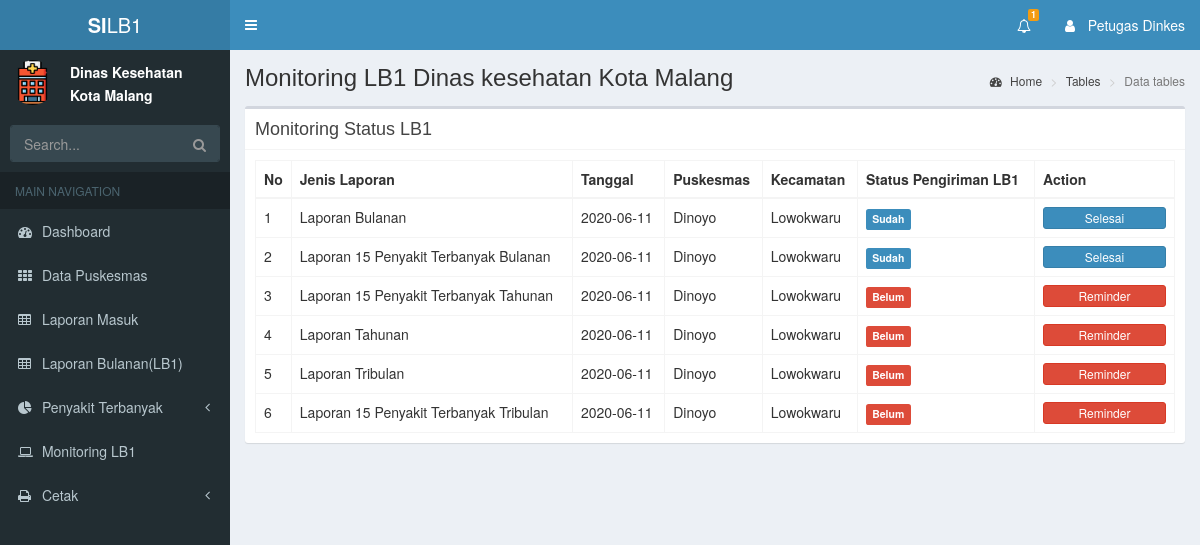
/index.php/dinkes/monitoringLB1, run on the app's committed database.
### tables this page shows
CREATE TABLE `detail_laporan` (
  `id_laporan` int(10) NOT NULL,
  `id_jp` int(10) NOT NULL,
  `jenis_laporan` varchar(100) NOT NULL,
  `nama_puskesmas` varchar(100) NOT NULL,
  `status` int(10) NOT NULL,
  `tanggal` date NOT NULL,
  `datalb1` text NOT NULL,
  `ket` text NOT NULL,
  `pesan` int(10) NOT NULL,
  `waktu` time NOT NULL
);

CREATE TABLE `jenis_laporan` (
  `id_jp` int(10) NOT NULL,
  `nama_laporan` varchar(100) NOT NULL
);

CREATE TABLE `data_puskesmas` (
  `kd_puskesmas` int(10) NOT NULL,
  `nama_puskesmas` varchar(100) NOT NULL,
  `kecamatan` varchar(100) NOT NULL,
  `kota` varchar(100) NOT NULL
);

### application/controllers/Dinkes.php (called while the page is built, shortened)
<?php
class Dinkes extends CI_Controller{
    function __construct(){
      $this->load->helper('url');
      $this->load->model('M_Data_Puskesmas');
      $this->load->model('M_Dinkes');
      $this->load->model('DataLB1_model');
      $this->load->helper(array('form', 'url'));
    }
    public function header()
    {
      $result = $this->M_Dinkes->notif();
      $data['notif'] = count($result);
      $data['data_notif'] = $result;
      $this->load->view('header/d_header', $data);
    }
    public function monitoringLB1()
    {
      $data['monitoring'] = $this->M_Dinkes->monitoringLB();
      $this->header();
      $this->load->view('dinkes/monitoring_LB1', $data);
      $this->load->view('footer/d_footer');
    }
}

### index.php (called while the page is built, shortened)
<?php
require_once BASEPATH.'core/CodeIgniter.php';

### application/models/M_Dinkes.php (called while the page is built, shortened)
<?php
class M_Dinkes extends CI_Model{
    public function notif()
    {
        $this->db->where('status', 2);
        $result = $this->db->get('detail_laporan')->result_array();
        return $result;
    }
    public function monitoringLB()
    {
        $this->db->select('*');
        $this->db->from('detail_laporan as lb');
        $this->db->join('jenis_laporan as jp', 'lb.id_jp = jp.id_jp', 'left');
        $this->db->join('data_puskesmas as dp', 'dp.nama_puskesmas = lb.nama_puskesmas', 'left');
        $query = $this->db->get();
        return $query->result();
    }
}

### application/views/dinkes/monitoring_LB1.php (the view, shortened to what this page needs)
<div class="content-wrapper">
  <section class="content-header">
    <h1>
      Monitoring LB1 Dinas kesehatan Kota Malang
    </h1>
    <ol class="breadcrumb">
      <li><a href="#"><i class="fa fa-dashboard"></i> Home</a></li>
      <li><a href="#">Tables</a></li>
      <li class="active">Data tables</li>
    </ol>
  </section>
  <section class="content">
    <div class="row">
      <div class="col-xs-12">
      <div class="box">
          <div class="box-header with-border">
            <h3 class="box-title">Monitoring Status LB1</h3>
          </div>
          <div class="box-body">
            <table class="table table-bordered">
              <thead>
              <tr>
                <th style="width: 10px">No</th>
                <th >Jenis Laporan</th>
                <th> Tanggal </th>
                <th >Puskesmas</th>
                <th >Kecamatan</th>
                <th >Status Pengiriman LB1</th>
                <th style="width: 140px" >Action</th>
              </tr>
              </thead>
              <tbody>
              <?php $no =0; foreach ($monitoring as $dt ): $no++; ?>
              <tr class="odd gradeX">
                <td><?php echo $no ?></td>
                <td><?php echo $dt->nama_laporan?></td>
                <td><?php echo date("Y-m-d") ?> </td>
                <td><?php echo $dt->nama_puskesmas?></td>
                <td><?php echo $dt->kecamatan?></td>
                <?php if ($dt->status == 2 || $dt->status == 3) { ?>
                  <td><span class="label label-primary">Sudah</span></td>
                <?php } else { ?>
                  <td><span class="label label-danger">Belum</span></td>
                <?php } ?>
                <?php if ($dt->status == 2 || $dt->status == 3) { ?>
                  <td><button class="btn btn-block btn-primary btn-xs">Selesai</button></td>
                <?php } else { ?>
                  <td><button type='submit' class="btn btn-block btn-danger btn-xs" href="" data-toggle="modal" data-target="#pesan">Reminder</button></td>
                <?php } ?>
              </tr>
              <?php endforeach; ?>
              </tbody>
          </table>
          </div>
        </div>
      </div>
    </div>
  </section>
</div>

### application/views/header/d_header.php (shortened to what this page needs)
<!DOCTYPE html>
<html>
<head>
  <link rel="stylesheet" href="<?php echo base_url()."assets/"; ?>bower_components/bootstrap/dist/css/bootstrap.min.css">
  <link rel="stylesheet" href="<?php echo base_url()."assets/"; ?>bower_components/font-awesome/css/font-awesome.min.css">
  <link rel="stylesheet" href="<?php echo base_url()."assets/"; ?>bower_components/Ionicons/css/ionicons.min.css">
  <link rel="stylesheet" href="<?php echo base_url()."assets/"; ?>bower_components/datatables.net-bs/css/dataTables.bootstrap.min.css">
  <link rel="stylesheet" href="<?php echo base_url()."assets/"; ?>dist/css/AdminLTE.min.css">
  <link rel="stylesheet" href="<?php echo base_url()."assets/"; ?>dist/css/skins/_all-skins.min.css">
  <link rel="stylesheet" href="<?php echo base_url()."assets/"; ?>bower_components/morris.js/morris.css">
  <link rel="stylesheet" href="<?php echo base_url()."assets/"; ?>bower_components/jvectormap/jquery-jvectormap.css">
  <link rel="stylesheet" href="<?php echo base_url()."assets/"; ?>bower_components/bootstrap-datepicker/dist/css/bootstrap-datepicker.min.css">
  <link rel="stylesheet" href="<?php echo base_url()."assets/"; ?>bower_components/bootstrap-daterangepicker/daterangepicker.css">
  <link rel="stylesheet" href="<?php echo base_url()."assets/"; ?>plugins/bootstrap-wysihtml5/bootstrap3-wysihtml5.min.css">
</head>
<body class="hold-transition skin-blue sidebar-mini">
<div class="wrapper">
  <header class="main-header">
    <a href="index2.html" class="logo">
      <span class="logo-lg"><b>SI</b>LB1</span>
    </a>
    <nav class="navbar navbar-static-top">
      <a href="#" class="sidebar-toggle" data-toggle="push-menu" role="button">
      </a>
      <div class="navbar-custom-menu">
        <ul class="nav navbar-nav">
        <?php if (isset($notif)) { ?>
          <li class="dropdown notifications-menu">
            <a href="#" class="dropdown-toggle" data-toggle="dropdown">
              <i class="fa fa-bell-o"></i>
              <span class="label label-warning" ><?= $notif?></span>
            </a>
          </li>
        <?php } ?>
          <li class="dropdown user user-menu">
            <a href="#" class="dropdown-toggle" data-toggle="dropdown">
              <i class="fa fa-fw fa-user"></i>
              <span class="hidden-xs">Petugas Dinkes</span>
            </a>
          </li>
        </ul>
      </div>
    </nav>
  </header>
  <aside class="main-sidebar">
    <section class="sidebar">
      <div class="user-panel">
        <div class="pull-left image">
          <img src="<?php echo base_url()."assets/"; ?>/image/image.png" class="img-circle" alt="User Image">
        </div>
        <div class="pull-left info">
          <p>Dinas Kesehatan</p>
          <p>Kota Malang</p>
        </div>
      </div>
      <form action="#" method="get" class="sidebar-form">
        <div class="input-group">
          <input type="text" name="q" class="form-control" placeholder="Search...">
          <span class="input-group-btn">
                <button type="submit" name="search" id="search-btn" class="btn btn-flat"><i class="fa fa-search"></i>
                </button>
              </span>
        </div>
      </form>
      <ul class="sidebar-menu" data-widget="tree">
        <li class="header">MAIN NAVIGATION</li>
        <li >
          <a href="<?=site_url('dinkes/dashboard')?>">
            <i class="fa fa-dashboard"></i> <span>Dashboard</span>
          </a>
        </li>
        <li>
            <a href="<?=site_url('dinkes/tampilPuskesmas')?>">
            <i class="fa fa-th"></i>
            <span>Data Puskesmas</span>
          </a>
        </li>
        <li>
          <a href="<?=site_url('dinkes/laporanDinkes')?>">
            <i class="fa fa-table"></i>
            <span>Laporan Masuk</span>
          </a>
        </li>
        <li>
          <a href="<?=site_url('dinkes/dataLB1_dinkes')?>">
            <i class="fa fa-table"></i>
            <span>Laporan Bulanan(LB1)</span>
          </a>
        </li>
        <li class="treeview">
          <a href="#">
            <i class="fa fa-pie-chart"></i> <span>Penyakit Terbanyak</span>
            <span class="pull-right-container">
              <i class="fa fa-angle-left pull-right"></i>
            </span>
          </a>
        </li>
        <li>
          <a href="<?=site_url('dinkes/monitoringLB1')?>">
            <i class="fa fa-laptop"></i>
            <span>Monitoring LB1</span>
          </a>
        </li>
        <li class="treeview">
          <a href="#">
            <i class="fa fa-print"></i> <span>Cetak</span>
            <span class="pull-right-container">
              <i class="fa fa-angle-left pull-right"></i>
            </span>
          </a>
        </li>
      </ul>
    </section>
  </aside>

### application/views/footer/d_footer.php (shortened to what this page needs)
</body>
</html>

### data on the page
detail_laporan: id_jp.nama_laporan "Laporan Bulanan", data_puskesmas.nama_puskesmas "Dinoyo", data_puskesmas.kecamatan "Lowokwaru", status "Sudah"
detail_laporan: id_jp.nama_laporan "Laporan 15 Penyakit Terbanyak Bulanan", data_puskesmas.nama_puskesmas "Dinoyo", data_puskesmas.kecamatan "Lowokwaru", status "Sudah"
detail_laporan: id_jp.nama_laporan "Laporan 15 Penyakit Terbanyak Tahunan", data_puskesmas.nama_puskesmas "Dinoyo", data_puskesmas.kecamatan "Lowokwaru", status "Belum"
detail_laporan: id_jp.nama_laporan "Laporan Tahunan", data_puskesmas.nama_puskesmas "Dinoyo", data_puskesmas.kecamatan "Lowokwaru", status "Belum"
detail_laporan: id_jp.nama_laporan "Laporan Tribulan", data_puskesmas.nama_puskesmas "Dinoyo", data_puskesmas.kecamatan "Lowokwaru", status "Belum"
detail_laporan: id_jp.nama_laporan "Laporan 15 Penyakit Terbanyak Tribulan", data_puskesmas.nama_puskesmas "Dinoyo", data_puskesmas.kecamatan "Lowokwaru", status "Belum"

### other printed values
$notif "1"
